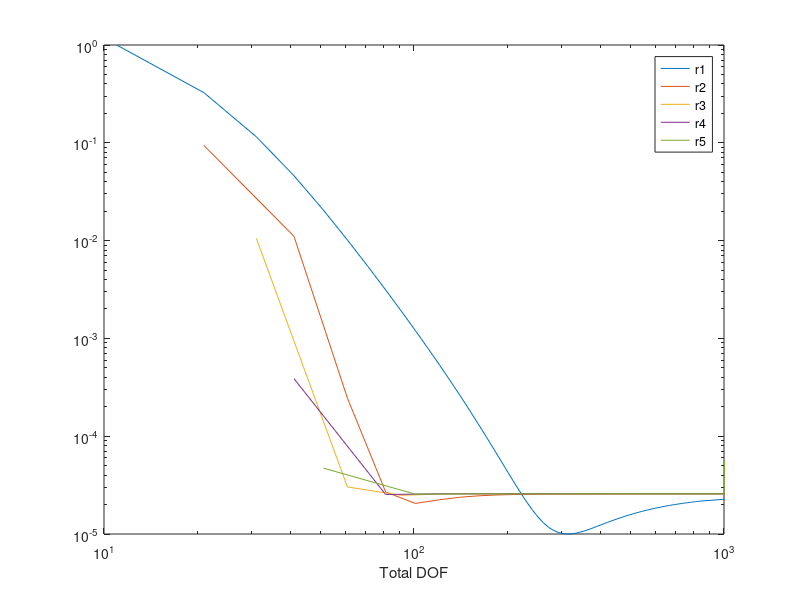
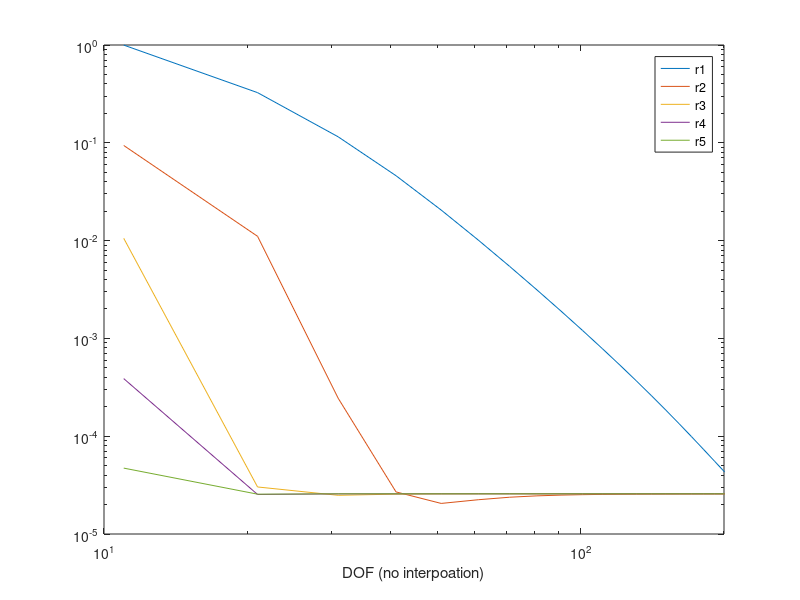

Here is the MATLAB script that generated these plots, in order:
clear variables
close all
clc

load('data_r1.mat'); load('data_r2.mat');
load('data_r3.mat'); load('data_r4.mat');
load('data_r5.mat');

figure()
loglog(DOF_L_r1,err_M_r1,DOF_L_r2,err_M_r2,DOF_L_r3,err_M_r3,DOF_L_r4,err_M_r4,DOF_L_r5,err_M_r5)
legend("r1","r2","r3","r4","r5"),xlabel("Total DOF")
xlim([10 1000])

figure()
loglog(N0_L_r1,err_M_r1,N0_L_r2,err_M_r2,N0_L_r3,err_M_r3,N0_L_r4,err_M_r4,N0_L_r5,err_M_r5)
legend("r1","r2","r3","r4","r5"),xlabel("DOF (no interpoation)")
xlim([10 200])
